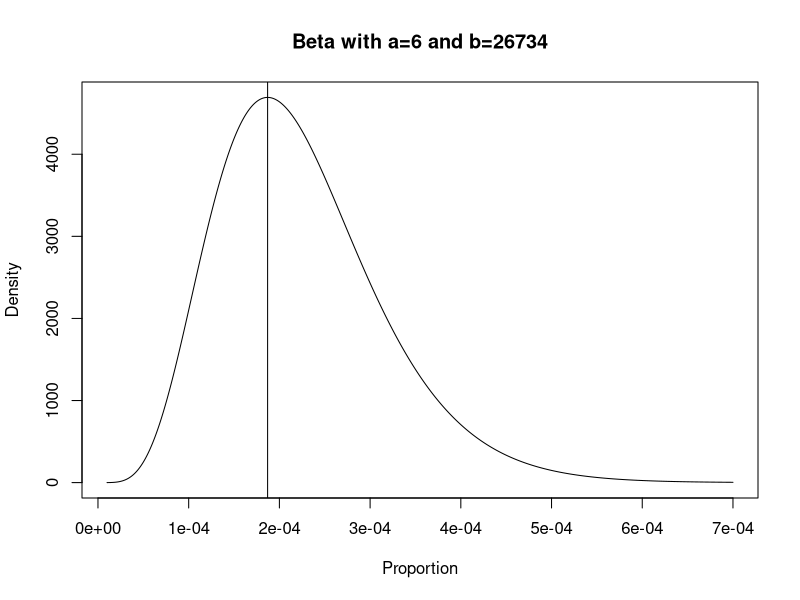
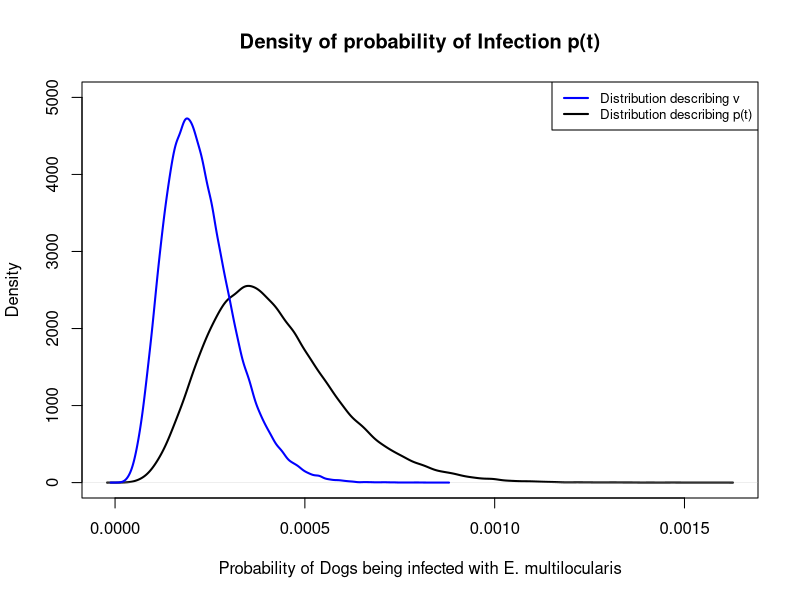
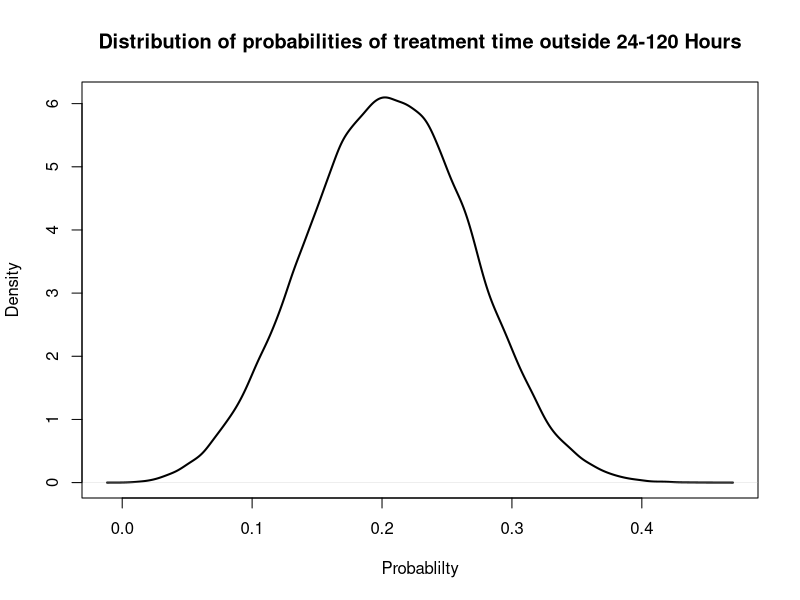
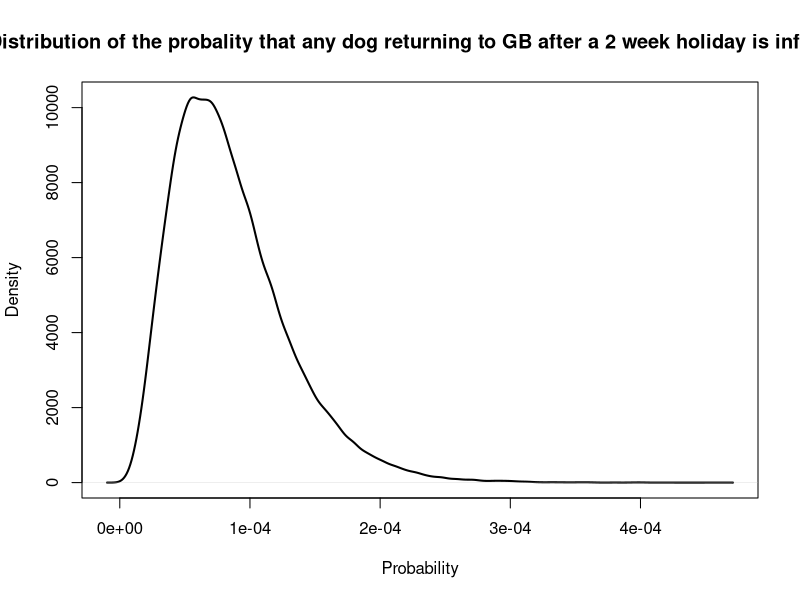
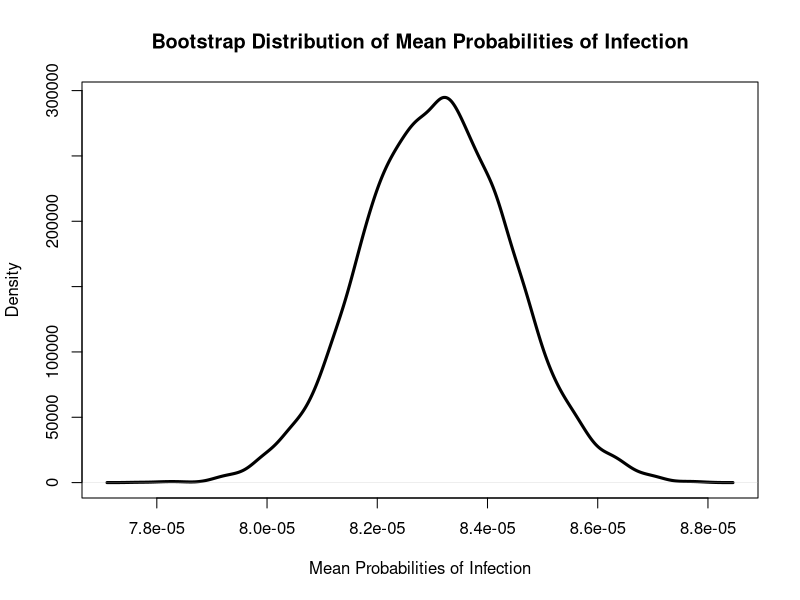
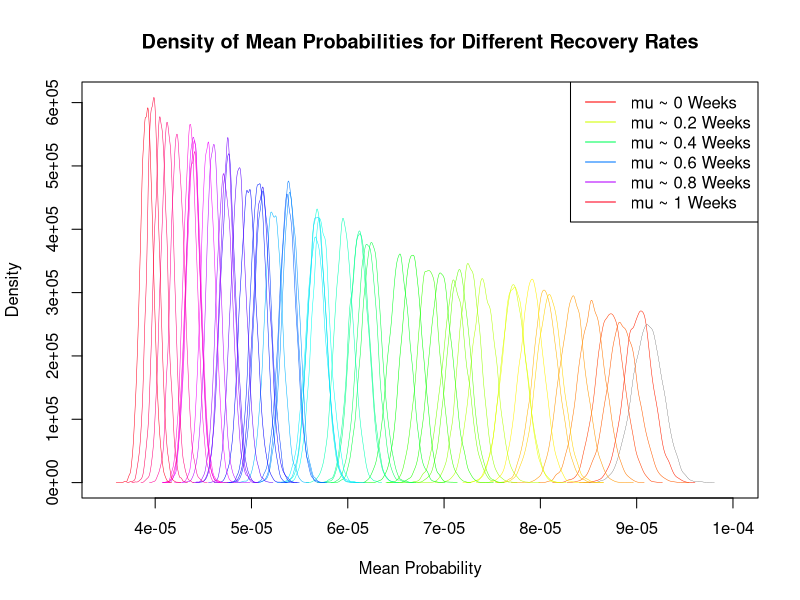

Recreate these plots in R, in order.
#################### 1 ####################

set.seed(250)
# use calc.b function to find b based on a
# we used trial and error to iterate towards an appropriate b

calc.b<-function(a, mode){
  b <- 2-a+(a-1)/mode
  print(b)
}

xmin<-0.00001
xmax<- 0.0007
step.size<-0.000001

a.plot<- 6 #choose value of a
b.plot<- calc.b(a=a.plot, mode=0.000187) #choose value of mode
plot(seq(xmin,xmax,step.size),dbeta(seq(xmin,xmax,step.size), a.plot, b.plot), type="l", main=paste("Beta with a=",round(a.plot,1)," and b=", round(b.plot, 1), sep=""),ylab="Density", xlab="Proportion")
abline(v=0.000187)
x.range <- seq(0.00001,0.0006,0.000001)

# given mu and t
# decided upon a beta distribution to describe v
# we need to use the beta distribution as:
# proportion is between 0 and 1 - same as beta distribution
# it is flexible - can change it so it reflects the range and modal values given in the question
# then used this to derive a distribution for p(t)

mu <- 0.078
t <- 2
v <- rbeta(100000, a.plot, b.plot)
p <- ((v*(1-exp(-(mu+v)*t)))/(v+mu))

# plot  distribution of v and p(t) on the same plot

plot(density(p),ylim=c(0,5000),lwd=2, col="black",main="Density of probability of Infection p(t)", xlab = "Probability of Dogs being infected with E. multilocularis")
lines(density(v), lwd=2, col="blue")
legend("topright", c("Distribution describing v","Distribution describing p(t)"),col=c("blue", "black"), cex=0.8, lwd=2)

# Summary Stats

Summary.v <- summary(v)
Summary.p <- summary(p)
quantiles.v <- quantile(v,c(0.025,0.5,0.975))
quantiles.p <- quantile(p,c(0.025,0.5,0.975))
Summary.v;Summary.p;quantiles.v;quantiles.p

#################### 2 ####################

treatment.times <- c(105,73,140,53,100,39,129,41,115,55,145,89,45,35,7,36,29,109,70,31,76,90,64,39,76)

# assume treatment time follows a normal distribution
# use bootstrapping to model mean and sd of treatment time

pbs<-function(x,b){
  y<-array(dim=c(b,2))
  samp <- c()
  m<-mean(x)
  s<-sd(x)
  for(i in 1:b){
    samp<- rnorm(length(x), m, s)
    y[i,1]<- mean(samp)
    y[i,2]<-sd(samp)
  }
  y}

bs.time <- pbs(treatment.times, 100000)

# finding the probability that it is outside 24-120 hours
prob.Outside <- function(mean, sd){
  p.below <- pnorm(24, mean, sd)
  p.above <- 1- pnorm(120, mean, sd)
  p.below + p.above
}

total.prob <- prob.Outside(bs.time[,1],bs.time[,2])

plot(density(total.prob),lwd=2, col="black", main="Distribution of probabilities of treatment time outside 24-120 Hours", xlab="Probablilty")

# Summary
Summary.total.prob <- summary(total.prob)
quantiles.total.prob <- quantile(total.prob,c(0.025,0.5,0.975))
Summary.total.prob
quantiles.total.prob

#################### 3 ####################

# calculating a distribution that describes one individual dog being infected
combined.prob <- p * total.prob
plot(density(combined.prob),lwd=2, col="black", main ="Distribution of the probality that any dog returning to GB after a 2 week holiday is infected", xlab="Probability")

# Summary
quantile.combined.prob <- quantile(combined.prob,c(0.025,0.5,0.975))
summary.combined.prob <- summary(combined.prob)
quantile.combined.prob
summary.combined.prob

#################### 4 ####################

annualDogsOnHoliday = 1000

# using non-parametric bootstrapping to derive the annual risk distribution

dogsOnHolidayProbabilityOfInfection = sample(x = combined.prob, size = annualDogsOnHoliday, replace = TRUE)

# using this method as no data was given

npbs<-function(x,b){
  y<-c()
  for(i in 1:b){
    y[i]<-mean(sample(x,length(x),replace=TRUE))
  }
  y}

npDogs = npbs(dogsOnHolidayProbabilityOfInfection,10000)

plot(density(npDogs), xlab="Mean Probabilities of Infection", main="Bootstrap Distribution of Mean Probabilities of Infection", lwd = 3)

mean(npDogs)
quantile(npDogs, probs = c(0.025,0.5,0.975))
summary(npDogs)

#################### 5 ####################

# Define mu (recovery rate) ranging from 0 weeks to 1 week 
# with small increments of 0.02 weeks

mu_range = seq(0, 1, 0.02)

# store results for each mu value

results_list = list()
density_data_list = list()

# Define a function to calculate combined probability of infection 
# for a given mu

calc.combined.prob <- function(mu){
  p <- ((v*(1-exp(-(mu+v)*t)))/(v+mu))
  combined.prob <- p * total.prob
  return(combined.prob)
}

# Loop over each mu value in the defined range

for (mu in mu_range) {
  
  # Calculate the combined probability of infection for the current mu value
  
  combined_prob_for_mu = calc.combined.prob(mu)
  
  # Sample the calculated probability to simulate the probability of infection 
  # for dogs on holiday, with replacement
  
  dogsOnHolidayProbabilityOfInfection = sample(x = combined_prob_for_mu, size = annualDogsOnHoliday, replace = TRUE)
  
  # Applying NPBS to the simulated probabilities to estimate the distribution
  
  npDogs = npbs(dogsOnHolidayProbabilityOfInfection, 10000)
  
  # Calculate the density of the bootstrap sample estimates
  
  densitiesData = density(npDogs)
  
  # Store the relevant information associated with the current mu value
  
  density_data_list[[paste("mu =", mu)]] = densitiesData
  mean_probability <- mean(npDogs)
  quantiles_probability <- quantile(npDogs, probs = c(0.025, 0.5, 0.975))
  results_list[[paste("mu =", mu)]] <- list(mean = mean_probability, quantiles = quantiles_probability)
}

head(results_list)
head(density_data_list)

# Plot the density of mean probabilities for the first mu value

plot(density_data_list[[1]]$x, density_data_list[[1]]$y, 
     type = 'l', main = "Density of Mean Probabilities for Different Recovery Rates", 
     xlab = "Mean Probability", ylab = "Density", 
     ylim = c(0, max(sapply(density_data_list, function(x) max(x$y)))), xlim = c(0.000035,0.0001), lwd = 0.2)

colours <- rainbow(length(density_data_list))

# Plot the densities for all mu values, except the first one, using different colours

for (i in 2:length(density_data_list)) {
  lines(density_data_list[[i]]$x, density_data_list[[i]]$y, col = colours[i], lwd = 0.5)
}


# Create labels for the legend, sampling every 10th mu value

legend_labels <- sapply(seq(1, length(mu_range), by = 10), function(i) paste("mu ~", round(mu_range[i], 3), "Weeks"))

# Create a subset of colours for the legend

legend_colours <- colours[seq(1, length(colours), by = 10)]

# Add the legend to the plot

legend("topright", legend = legend_labels, col = legend_colours, lty = 1)

